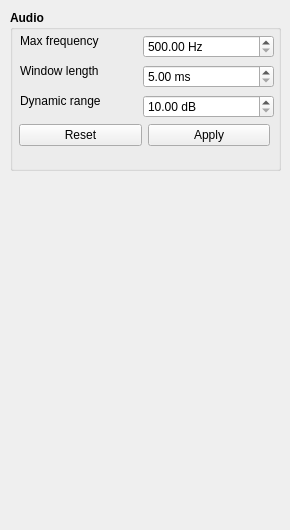
        <widget class="QWidget" name="settingsTab">
         <property name="sizePolicy">
          <sizepolicy hsizetype="Preferred" vsizetype="Expanding">
           <horstretch>0</horstretch>
           <verstretch>0</verstretch>
          </sizepolicy>
         </property>
         <attribute name="title">
          <string>Settings</string>
         </attribute>
         <widget class="QGroupBox" name="groupBox_7">
          <property name="geometry">
           <rect>
            <x>10</x>
            <y>10</y>
            <width>271</width>
            <height>161</height>
           </rect>
          </property>
          <property name="font">
           <font>
            <bold>true</bold>
           </font>
          </property>
          <property name="title">
           <string>Audio</string>
          </property>
          <widget class="QLabel" name="label">
           <property name="geometry">
            <rect>
             <x>10</x>
             <y>21</y>
             <width>101</width>
             <height>20</height>
            </rect>
           </property>
           <property name="font">
            <font>
             <bold>false</bold>
            </font>
           </property>
           <property name="text">
            <string>Max frequency</string>
           </property>
          </widget>
          <widget class="QLabel" name="label_4">
           <property name="geometry">
            <rect>
             <x>10</x>
             <y>50</y>
             <width>121</width>
             <height>21</height>
            </rect>
           </property>
           <property name="font">
            <font>
             <bold>false</bold>
            </font>
           </property>
           <property name="text">
            <string>Window length</string>
           </property>
          </widget>
          <widget class="QLabel" name="label_5">
           <property name="geometry">
            <rect>
             <x>10</x>
             <y>80</y>
             <width>111</width>
             <height>21</height>
            </rect>
           </property>
           <property name="font">
            <font>
             <bold>false</bold>
            </font>
           </property>
           <property name="text">
            <string>Dynamic range</string>
           </property>
          </widget>
          <widget class="QWidget" name="horizontalLayoutWidget_2">
           <property name="geometry">
            <rect>
             <x>9</x>
             <y>109</y>
             <width>251</width>
             <height>32</height>
            </rect>
           </property>
           <layout class="QHBoxLayout" name="horizontalLayout_5">
            <item>
             <widget class="QPushButton" name="specDefaultsButton">
              <property name="font">
               <font>
                <bold>false</bold>
               </font>
              </property>
              <property name="text">
               <string>Reset</string>
              </property>
             </widget>
            </item>
            <item>
             <widget class="QPushButton" name="specApplyButton">
              <property name="font">
               <font>
                <bold>false</bold>
               </font>
              </property>
              <property name="text">
               <string>Apply</string>
              </property>
             </widget>
            </item>
           </layout>
          </widget>
          <widget class="QWidget" name="verticalLayoutWidget_10">
           <property name="geometry">
            <rect>
             <x>133</x>
             <y>24</y>
             <width>131</width>
             <height>85</height>
            </rect>
           </property>
           <layout class="QVBoxLayout" name="verticalLayout_14">
            <item>
             <widget class="QDoubleSpinBox" name="specViewMaxHzSpinBox">
              <property name="font">
               <font>
                <bold>false</bold>
               </font>
              </property>
              <property name="suffix">
               <string> Hz</string>
              </property>
              <property name="minimum">
               <double>500.000000000000000</double>
              </property>
              <property name="maximum">
               <double>8000.000000000000000</double>
              </property>
             </widget>
            </item>
            <item>
             <widget class="QDoubleSpinBox" name="specWindowMsSpinBox">
              <property name="font">
               <font>
                <bold>false</bold>
               </font>
              </property>
              <property name="suffix">
               <string> ms</string>
              </property>
              <property name="minimum">
               <double>5.000000000000000</double>
              </property>
              <property name="maximum">
               <double>200.000000000000000</double>
              </property>
              <property name="singleStep">
               <double>5.000000000000000</double>
              </property>
             </widget>
            </item>
            <item>
             <widget class="QDoubleSpinBox" name="specDynamicRangeSpinBox">
              <property name="font">
               <font>
                <bold>false</bold>
               </font>
              </property>
              <property name="suffix">
               <string> dB</string>
              </property>
              <property name="minimum">
               <double>10.000000000000000</double>
              </property>
              <property name="maximum">
               <double>120.000000000000000</double>
              </property>
             </widget>
            </item>
           </layout>
          </widget>
         </widget>
         <widget class="QWidget" name="verticalLayoutWidget_2">
          <property name="geometry">
           <rect>
            <x>10</x>
            <y>300</y>
            <width>271</width>
            <height>221</height>
           </rect>
          </property>
          <layout class="QVBoxLayout" name="verticalLayout_5">
           <item>
            <layout class="QVBoxLayout" name="hl3DMAIN">
             <property name="spacing">
              <number>0</number>
             </property>
             <property name="sizeConstraint">
              <enum>QLayout::SizeConstraint::SetNoConstraint</enum>
             </property>
            </layout>
           </item>
          </layout>
         </widget>
        </widget>
